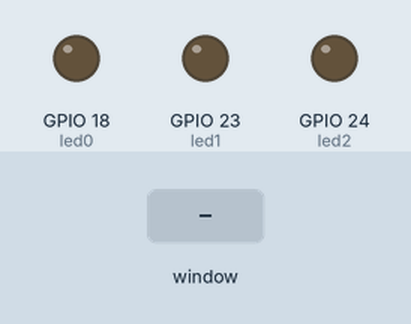
Recording of a program running on a simulated Raspberry Pi (BCM pin numbers). Shown: output pins drawn as LEDs (lit = HIGH). The test bench sets the inputs (shaded band). The desktop window is not drawn, its controls go by their first labels and the mouse button is held 0.15 s. At 5.8 s the program stops and its outputs stay as they are.

Above: at 1.2 s.
1.3 s: control labelled "Blue" in the window clicked
At 2.2 s:
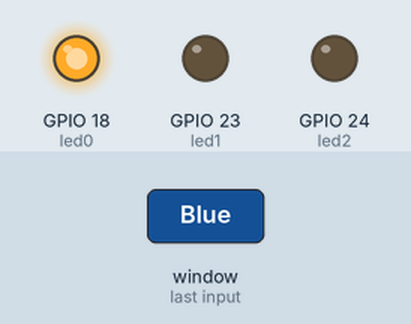
2.8 s: control labelled "Green" in the window clicked
At 3.3 s:
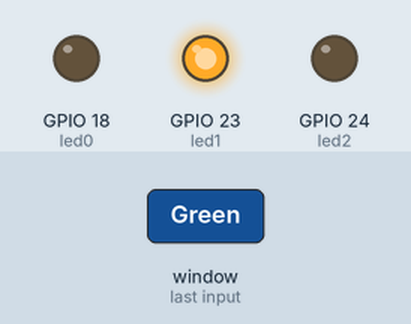
4.3 s: control labelled "Red" in the window clicked
At 5.5 s:
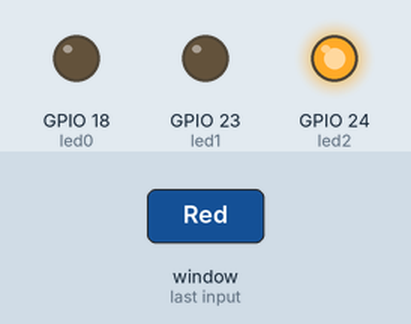
5.8 s: control labelled "Exit" in the window clicked
At 6.8 s:
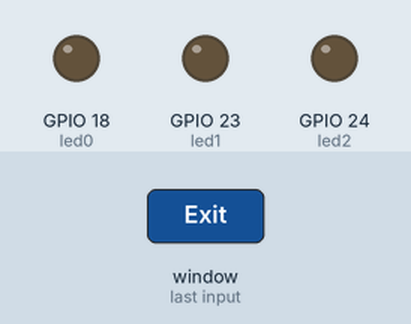
Timing chart, 0 to 7.3 s (numbered marks = the images above; inputs shaded):
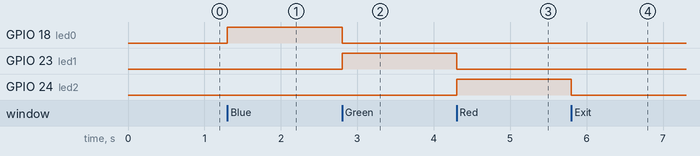

Measured:
- after the input at 1.3 s, GPIO 18 (led0): LOW → HIGH at once
- after the input at 2.8 s, GPIO 18 (led0): HIGH → LOW at once; GPIO 23 (led1): LOW → HIGH at once
- after the input at 4.3 s, GPIO 23 (led1): HIGH → LOW at once; GPIO 24 (led2): LOW → HIGH at once
- after the input at 5.8 s, GPIO 24 (led2): HIGH → LOW at once

The program:

GUI_Ref.py
```python
from Tkinter import *
from gpiozero import LED
import RPi.GPIO
RPi.GPIO.setmode(RPi.GPIO.BCM)

# Setup Leds
led0=LED(18)
led1=LED(23)
led2=LED(24)

leds = [led0,led1,led2]

# GUI setup
win = Tk()
win.title("LED Toggler")

# Led Commands
def test_function():
    print "Tested successfully"

def close():
    # Untoggle all leds
    for led_f in leds:
        led_f.off()
    RPi.GPIO.cleanup()
    win.destroy()

v = IntVar()

def show_choice():
    print v.get()

def ledToggle():
    # Untoggle all leds
    for led_f in leds:
        led_f.off()
    # Toggle chosen led
    led_ = leds[v.get()]
    if led_.is_lit:
        print "Already on"
    else:
        led_.on()

# Led Radio buttons
ledButton = Radiobutton(win, text='Blue', variable=v, value = 0, command=ledToggle, bg='bisque2', height=1, width=24)
ledButton.grid(row=0,column=1)

ledButton = Radiobutton(win, text='Green', variable=v, value = 1, command=ledToggle, bg='bisque2', height=1, width=24)
ledButton.grid(row=1,column=1)

ledButton = Radiobutton(win, text='Red', variable=v, value = 2, command=ledToggle, bg='bisque2', height=1, width=24)
ledButton.grid(row=2,column=1)

# Exit Button
exitButton = Button(win, text='Exit', command=close, bg='red', height=1, width=6)
exitButton.grid(row=3, column=1)

win.protocol("WM_DELETE_WINDOW", close)

win.mainloop()
```
